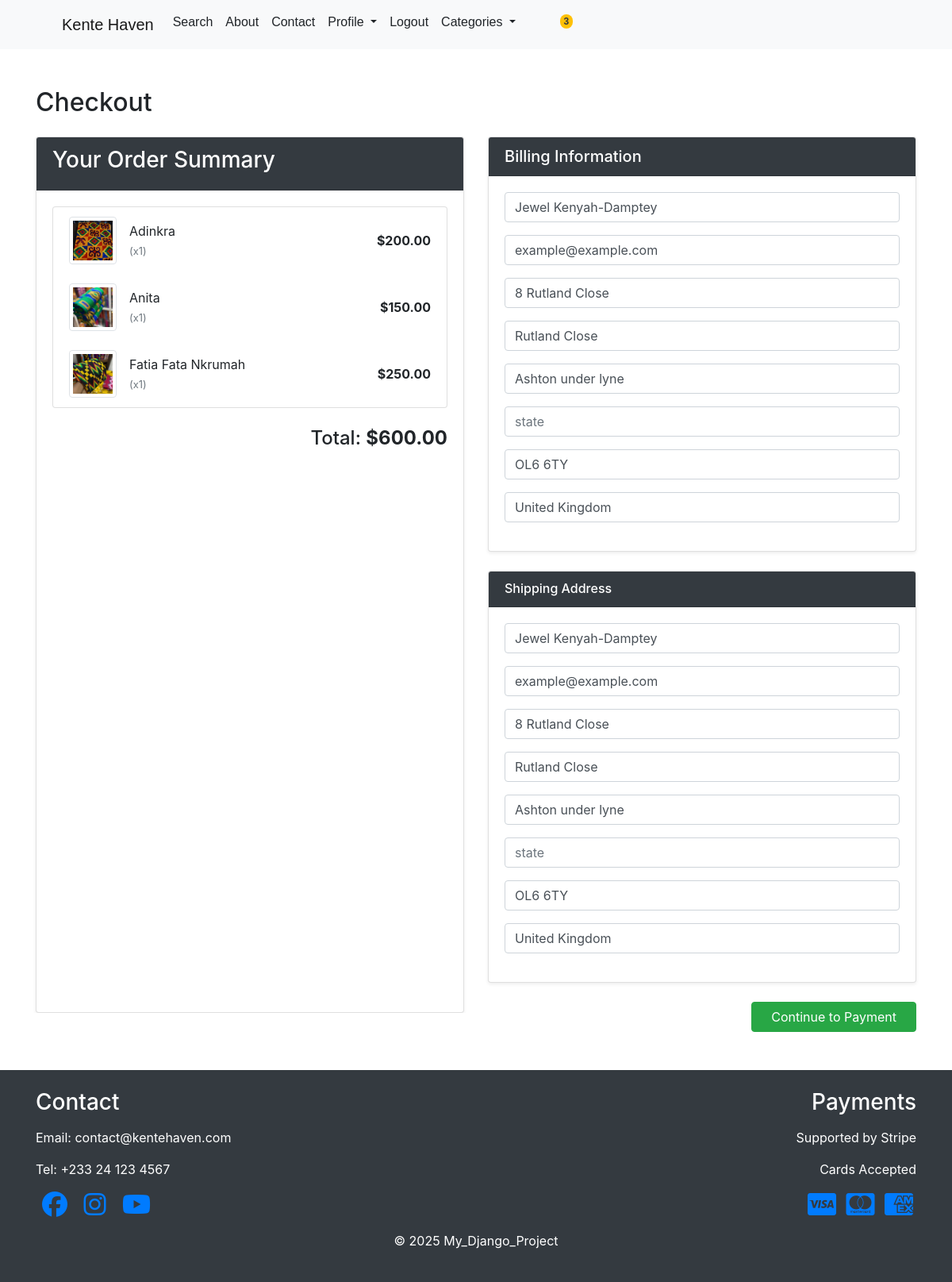
The page /payment/checkout/ (signed in) on the database as committed earlier.
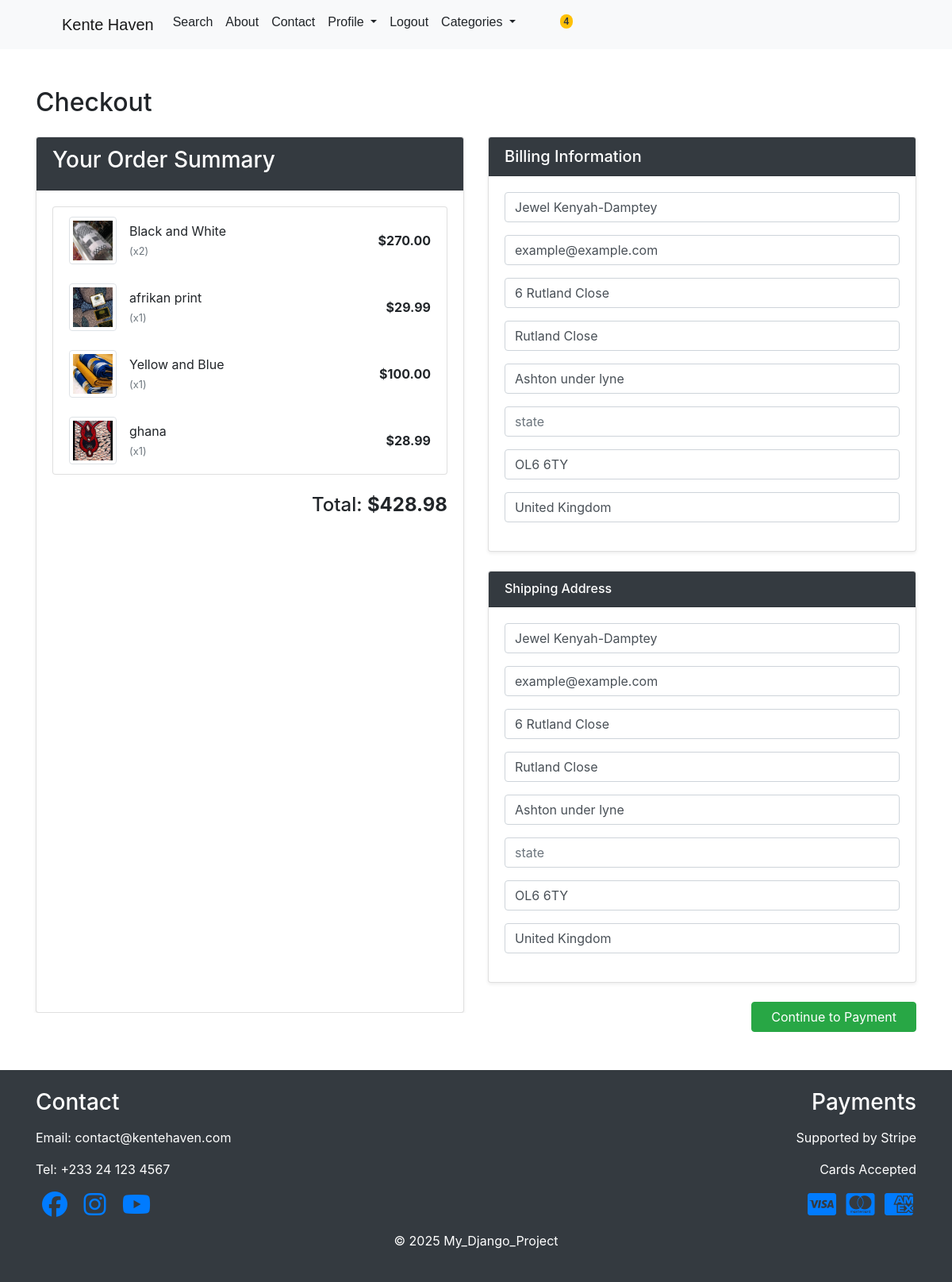
The same page on the database as committed later.
### products/models.py (models this page shows, shortened)
class Product(models.Model):
    name = models.CharField(max_length=100)
    category = models.ForeignKey(Category, on_delete=models.CASCADE, default=1)
    description = models.TextField(blank=True, max_length=250, default='', null=True)
    price = models.DecimalField(default=0, max_digits=10, decimal_places=2)
    image = models.ImageField(upload_to='uploads/products/', blank=True, null=True, default='images/red-kente.JPG')
    is_sale = models.BooleanField(default=False)
    sale_price = models.DecimalField(default=0, max_digits=10, decimal_places=2, null=True, blank=True)
    stock = models.PositiveIntegerField(default=0)
    @property
    def current_price(self):
        if self.is_sale and self.sale_price:
            return self.sale_price
        return self.price

### payment/models.py (models this page shows, shortened)
class ShippingAddress(models.Model):
    user = models.ForeignKey(User, on_delete=models.CASCADE, null=True, blank=True)
    shipping_full_name = models.CharField(max_length=255)
    shipping_email = models.CharField(max_length=255)
    shipping_address1 = models.CharField(max_length=255)
    shipping_address2 = models.CharField(max_length=255, null=True, blank=True)
    shipping_city = models.CharField(max_length=255)
    shipping_state = models.CharField(max_length=255, null=True, blank=True)
    shipping_zipcode = models.CharField(max_length=255, null=True, blank=True)
    shipping_country = models.CharField(max_length=255)
    class Meta:
        verbose_name_plural = "Shipping Address"

### payment/views.py (the view)
# urls.py: path("checkout/", views.checkout, name="checkout"),
def checkout(request):
    cart = Cart(request)
    if len(cart) == 0:
        messages.warning(request, "Your cart is empty.")
        return redirect("cart_summary")
    shipping_address = ShippingAddress.objects.filter(user=request.user).first()
    if request.method == "POST":
        form = ShippingForm(request.POST, instance=shipping_address)
        if form.is_valid():
            shipping = form.save(commit=False)
            shipping.user = request.user
            shipping.save()
            return redirect("payment:payment")
    else:
        form = ShippingForm(instance=shipping_address)
    cart_items = []
    for item in cart:
        if hasattr(item, 'product') and hasattr(item, 'quantity'):
            cart_items.append({
                'product': item.product,
                'quantity': item.quantity,
                'subtotal': item.product.price * item.quantity
            })
        elif isinstance(item, dict) and 'product' in item:
            cart_items.append(item)
    cart_items_data = cart.get_items() if hasattr(cart, "get_items") else cart_items
    context = {
        'form': form,
        'cart_items': cart.get_items() if hasattr(cart, "get_items")else cart,
        'cart_total': cart.get_total(),
    }
    if request.user.is_authenticated:
            current_user = request.user
            shipping_user, created = ShippingAddress.objects.get_or_create(user=request.user)
            shipping_form = ShippingForm(request.POST or None, instance=shipping_user)
            return render(request, "payment/checkout.html", context)
    else:
            shipping_form = ShippingForm(request.POST or None)
    return render(request, "payment/checkout.html", context)

### cart/cart.py (called while the page is built)
    def get_total(self):
        total = 0
        for product_id, item in self.cart.items():
            try:
                product = Product.objects.get(id=product_id)
                price = float(product.current_price)
            except Product.DoesNotExist:
                price = float(item.get("price", 0))
            total += price * int(item.get("quantity", 1))
        return total

    def __len__(self):
        return sum(item["quantity"] for item in self.cart.values())

    def __iter__(self):
        for item in self.get_items():
            yield item

### cart/context_processors.py (called while the page is built)
def cart(request):
    return {'cart': Cart(request)}

### payment/templates/payment/checkout.html (shortened to what this page needs)
{% extends "base.html" %}
{% load static %}
{% block content %}
<div class="container py-5">
    <h2 class="mb-4">Checkout</h2>
    <div class="row">
        <div class="col-md-6 mb-4">
            <div class="card shadow-sm">
                <div class="card-header bg-dark text-white">
                    <h3>Your Order Summary</h3>
                </div>
                <div class="card-body">
                    {% if cart_items %}
                        <ul class="list-group">
    {% for item in cart_items %}
        <li class="list-group-item d-flex justify-content-between align-items-center">
            <div class="d-flex align-items-center">
                {% if item.image %}
                    <img src="{{ item.image }}"
                         alt="{{ item.name }}"
                         class="img-thumbnail mr-3"
                         style="width: 60px; height: 60px; object-fit: cover;">
                {% else %}
                    <img src="{% static 'images/no-image.png' %}"
                         alt="No image"
                         class="img-thumbnail mr-3"
                         style="width: 60px; height: 60px; object-fit: cover;">
                {% endif %}
                <div>
                    <div>
                        {% if item.product %}
                            {{ item.product.name }}
                        {% else %}
                            {{ item.name }}
                        {% endif %}
                    </div>
                    <small class="text-muted">(x{{ item.quantity }})</small>
                </div>
            </div>
            <span class="font-weight-bold">
                ${{ item.subtotal|floatformat:2 }}
            </span>
        </li>
    {% endfor %}
</ul>
                        <div class="mt-4 text-right">
                            <h4>Total: <strong>${{ cart_total|floatformat:2 }}</strong></h4>
                        </div>
                    {% else %}
                        <p>Your cart is empty.</p>
                    {% endif %}
                </div>
            </div>
        </div>
        <div class="col-md-6">
            <form action="{% url 'payment:checkout' %}" method="POST">
                <div class="card shadow-sm mb-4">
                    <div class="card-header bg-dark text-white">
                        <h5 class="mb-0">Billing Information</h5>
                    </div>
                    <div class="card-body">
                        {{ form.as_p }}
                    </div>
                </div>
                <div class="card shadow-sm mb-4">
                    <div class="card-header bg-dark text-white">
                        <h6 class="mb-0">Shipping Address</h6>
                    </div>
                    <div class="card-body">
                        {{ form.as_p }}
                    </div>
                </div>
                <div class="text-right">
                    <button type="submit" class="btn btn-success px-4">
                        Continue to Payment
                    </button>
                </div>
            </form>
        </div>
    </div>
</div>
{% endblock %}

Rows that differ between the two databases and show on the page:
no longer on this page (row edited): Product: shows a picture, product.name "Adinkra", quantity "1", subtotal "200.00"
no longer on this page (row edited): Product: name (picture), product.name "Anita", quantity "1", subtotal "150.00"
no longer on this page (row edited): Product: shows a picture, product.name "Fatia Fata Nkrumah", quantity "1", subtotal "250.00"
now on this page (row edited): Product: shows a picture, product.name "Black and White", quantity "2", subtotal "270.00"
now on this page (row edited): Product: shows a picture, product.name "afrikan print", quantity "1", subtotal "29.99"
now on this page (row edited): Product: shows a picture, product.name "Yellow and Blue", quantity "1", subtotal "100.00"
now on this page (row edited): Product: name (picture), product.name "ghana", quantity "1", subtotal "28.99"
changed ShippingAddress "Jewel Kenyah-Damptey": shipping_address1 "8 Rutland Close" → "6 Rutland Close"
Other text that changed with them:
{{ total_items }}: "3" → "4"
{{ cart_total|floatformat:2 }}: "600.00" → "428.98"
